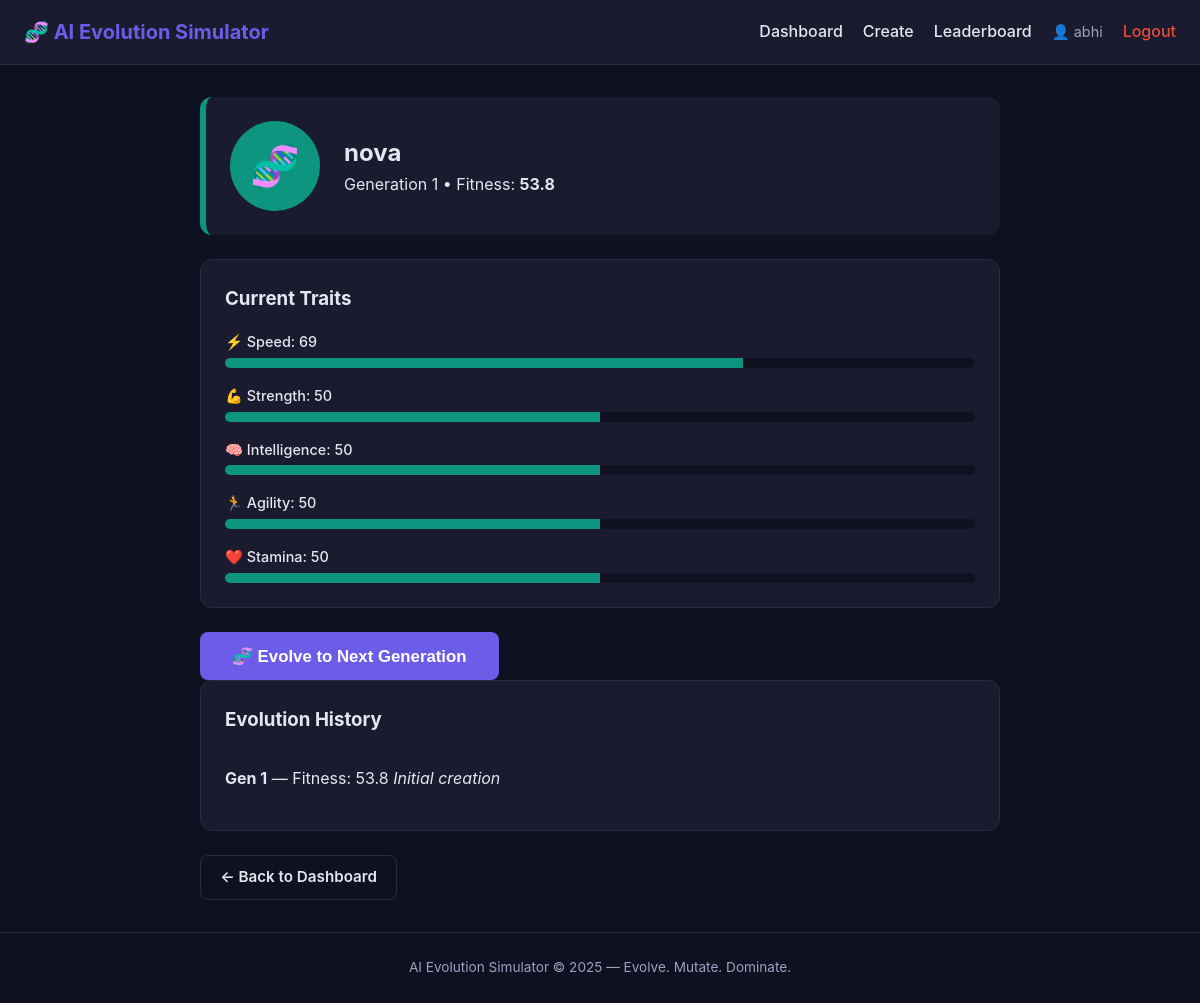
The app's page /creature/1 (signed in) with its own data.
### models/user.py (models this page shows, shortened)
class User(db.Model):
    __tablename__ = 'users'
    id = db.Column(db.Integer, primary_key=True)
    username = db.Column(db.String(80), unique=True, nullable=False, index=True)
    email = db.Column(db.String(120), unique=True, nullable=False, index=True)
    password_hash = db.Column(db.String(255), nullable=False)
    created_at = db.Column(db.DateTime, default=datetime.utcnow)
    creatures = db.relationship(
        'Creature', backref='owner', lazy=True, cascade='all, delete-orphan'
    )

### models/creature.py (models this page shows, shortened)
class Creature(db.Model):
    __tablename__ = 'creatures'
    id = db.Column(db.Integer, primary_key=True)
    name = db.Column(db.String(100), nullable=False)
    user_id = db.Column(db.Integer, db.ForeignKey('users.id'), nullable=False)
    generation = db.Column(db.Integer, default=1)
    fitness = db.Column(db.Float, default=0.0)
    speed = db.Column(db.Integer, default=50)
    strength = db.Column(db.Integer, default=50)
    intelligence = db.Column(db.Integer, default=50)
    agility = db.Column(db.Integer, default=50)
    stamina = db.Column(db.Integer, default=50)
    color = db.Column(db.String(20), default='#4A90E2')
    parent_id = db.Column(db.Integer, db.ForeignKey('creatures.id'), nullable=True)
    history = db.Column(db.Text, default='[]')
    created_at = db.Column(db.DateTime, default=datetime.utcnow)
    updated_at = db.Column(db.DateTime, default=datetime.utcnow, onupdate=datetime.utcnow)
    children = db.relationship(
        'Creature',
        backref=db.backref('parent', remote_side=[id]),
        lazy=True
    )
    @property
    def traits(self):
        return {
            'speed': self.speed,
            'strength': self.strength,
            'intelligence': self.intelligence,
            'agility': self.agility,
            'stamina': self.stamina
        }
    def get_history(self):
        try:
            return json.loads(self.history or '[]')
        except (ValueError, TypeError):
            return []

### routes/game.py (the view)
@game_bp.route('/creature/<int:creature_id>')
@login_required
def view_creature(creature_id):
    user = current_user()
    creature = Creature.query.filter_by(id=creature_id, user_id=user.id).first_or_404()
    return render_template('evolution.html', creature=creature, history=creature.get_history())

### app.py (called while the page is built)
def create_app():
    app = Flask(__name__)
    app.config.from_object(Config)
    db_path = app.config['SQLALCHEMY_DATABASE_URI'].replace('sqlite:///', '')
    os.makedirs(os.path.dirname(db_path), exist_ok=True)
    db.init_app(app)
    @app.context_processor
    def inject_session():
        from flask import session
        return dict(session=session)
    app.register_blueprint(auth_bp)
    app.register_blueprint(game_bp)
    app.register_blueprint(leaderboard_bp)
    with app.app_context():
        db.create_all()
    return app

### routes/game.py (called while the page is built)
def current_user():
    uid = session.get('user_id')
    return User.query.get(uid) if uid else None

def login_required(f):
    @wraps(f)
    def wrapper(*args, **kwargs):
        if 'user_id' not in session:
            flash('Please log in first.', 'error')
            return redirect(url_for('auth.login'))
        return f(*args, **kwargs)
    return wrapper

### templates/evolution.html (shortened to what this page needs)
{% extends "base.html" %}
{% block content %}
<div class="creature-detail">
    <div class="creature-header" style="border-color: {{ creature.color }};">
        <div class="creature-avatar-large" style="background: {{ creature.color }};">🧬</div>
        <div>
            <h2>{{ creature.name }}</h2>
            <p>Generation {{ creature.generation }} • Fitness: <strong>{{ creature.fitness }}</strong></p>
        </div>
    </div>
    <div class="traits-panel">
        <h3>Current Traits</h3>
        <div class="trait-bars">
            {% for trait, icon in [('speed','⚡'),('strength','💪'),('intelligence','🧠'),('agility','🏃'),('stamina','❤️')] %}
                <div class="trait-bar">
                    <span>{{ icon }} {{ trait|capitalize }}: {{ creature.traits[trait] }}</span>
                    <div class="bar-bg">
                        <div class="bar-fill"
                             style="width: {{ creature.traits[trait] }}%; background: {{ creature.color }};"></div>
                    </div>
                </div>
            {% endfor %}
        </div>
    </div>
    <form method="POST" action="{{ url_for('game.evolve', creature_id=creature.id) }}">
        <button type="submit" class="btn btn-primary btn-large">🧬 Evolve to Next Generation</button>
    </form>
    <div class="history-panel">
        <h3>Evolution History</h3>
        {% if history %}
            <ul class="history-list">
                {% for h in history %}
                    <li>
                        <strong>Gen {{ h.generation }}</strong> — Fitness: {{ h.fitness }}
                        {% if h.note %}<em>{{ h.note }}</em>{% endif %}
                    </li>
                {% endfor %}
            </ul>
        {% else %}
            <p>No history yet.</p>
        {% endif %}
    </div>
    <a href="{{ url_for('game.dashboard') }}" class="btn btn-secondary">← Back to Dashboard</a>
</div>
{% endblock %}

### templates/base.html (shortened to what this page needs)
<!DOCTYPE html>
<html lang="en">
<head>
    <link rel="stylesheet" href="{{ url_for('static', filename='css/style.css') }}">
</head>
<body>
    <nav class="navbar">
        <div class="nav-container">
            <a href="{{ url_for('game.index') }}" class="nav-brand">🧬 AI Evolution Simulator</a>
            <div class="nav-links">
                {% if session.get('user_id') %}
                    <a href="{{ url_for('game.dashboard') }}">Dashboard</a>
                    <a href="{{ url_for('game.create_creature') }}">Create</a>
                    <a href="{{ url_for('leaderboard.leaderboard') }}">Leaderboard</a>
                    <span class="nav-user">👤 {{ session.get('username') }}</span>
                    <a href="{{ url_for('auth.logout') }}" class="btn-logout">Logout</a>
                {% else %}
                    <a href="{{ url_for('leaderboard.leaderboard') }}">Leaderboard</a>
                    <a href="{{ url_for('auth.login') }}">Login</a>
                    <a href="{{ url_for('auth.register') }}" class="btn-primary-link">Register</a>
                {% endif %}
            </div>
        </div>
    </nav>
    <main class="container">
        {% block content %}{% endblock %}
    </main>
    <footer class="footer">
        <p>AI Evolution Simulator &copy; 2025 — Evolve. Mutate. Dominate.</p>
    </footer>
</body>
</html>

### static/css/style.css (style rules this page uses)
* { margin: 0; padding: 0; box-sizing: border-box; }
:root { --primary: #6c5ce7; --primary-dark: #5b4bd6; --secondary: #00b894; --danger: #e74c3c; --bg: #0f1020; --bg-card: #1a1b2e; --text: #e6e6f0; --text-muted: #a0a0c0; --border: #2a2b45; }
body { font-family: -apple-system, BlinkMacSystemFont, 'Segoe UI', Roboto, sans-serif; background: var(--bg); color: var(--text); line-height: 1.6; min-height: 100vh; display: flex; flex-direction: column; }
.navbar { background: var(--bg-card); border-bottom: 1px solid var(--border); padding: 1rem 0; position: sticky; top: 0; z-index: 100; }
.nav-container { max-width: 1200px; margin: 0 auto; padding: 0 1.5rem; display: flex; justify-content: space-between; align-items: center; flex-wrap: wrap; gap: 1rem; }
.nav-brand { font-size: 1.25rem; font-weight: 700; color: var(--primary); text-decoration: none; }
.nav-links { display: flex; align-items: center; gap: 1.25rem; flex-wrap: wrap; }
.nav-links a { color: var(--text); text-decoration: none; font-weight: 500; transition: color 0.2s; }
.nav-user { color: var(--text-muted); font-size: 0.9rem; }
.btn-logout { color: var(--danger) !important; }
.container { max-width: 1200px; margin: 0 auto; padding: 2rem 1.5rem; flex: 1; width: 100%; }
.btn { display: inline-block; padding: 0.6rem 1.2rem; border-radius: 8px; border: none; font-size: 0.95rem; font-weight: 600; cursor: pointer; text-decoration: none; transition: all 0.2s; text-align: center; }
.btn-primary { background: var(--primary); color: white; }
.btn-secondary { background: transparent; color: var(--text); border: 1px solid var(--border); }
.btn-large { padding: 0.85rem 2rem; font-size: 1.05rem; }
.creature-detail { max-width: 800px; margin: 0 auto; }
.creature-header { display: flex; align-items: center; gap: 1.5rem; padding: 1.5rem; background: var(--bg-card); border-radius: 12px; border-left: 6px solid var(--primary); margin-bottom: 1.5rem; }
.creature-avatar-large { width: 90px; height: 90px; border-radius: 50%; display: flex; align-items: center; justify-content: center; font-size: 2.5rem; }
.traits-panel, .history-panel { background: var(--bg-card); padding: 1.5rem; border-radius: 12px; border: 1px solid var(--border); margin-bottom: 1.5rem; }
.traits-panel h3, .history-panel h3 { margin-bottom: 1rem; }
.trait-bars { display: flex; flex-direction: column; gap: 1rem; }
.trait-bar span { display: block; margin-bottom: 0.3rem; font-weight: 500; font-size: 0.9rem; }
.bar-bg { height: 10px; background: var(--bg); border-radius: 5px; overflow: hidden; }
.bar-fill { height: 100%; transition: width 0.4s; }
.history-list { list-style: none; }
.history-list > li { padding: 0.9rem 0; border-bottom: 1px solid var(--border); }
.history-list > li:last-child { border-bottom: none; }
.footer { text-align: center; padding: 1.5rem; color: var(--text-muted); border-top: 1px solid var(--border); font-size: 0.85rem; }

### records on screen
User: get "abhi"
Creature: name "nova", generation "1", fitness "53.8", speed+strength+intelligence "69" "50" "50" "50" "50"

### other values on screen
{{ icon }} "⚡" "💪" "🧠" "🏃" "❤️"
{{ trait|capitalize }} "Speed" "Strength" "Intelligence" "Agility" "Stamina"
{{ h.generation }} "1"
{{ h.fitness }} "53.8"
{{ h.note }} "Initial creation"
